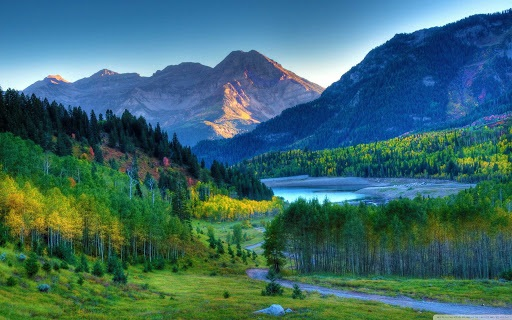
#> input picture CLASE6/random_scene.jpg, 512 x 320 px
$ python umbralizacion_simple.py
#> lines starting #> are read from the running program, lines starting #| are printed output that depends on the picture; after the words box and inside, x2 and y2 are one past the last pixel; in counts of white or black regions, pixels touching at a corner belong together
import numpy as np
import cv2

image_as_BGR = cv2.imread("random_scene.jpg")
#> image_as_BGR is the input picture: shape (320, 512, 3); mean B, G, R 107, 105.7, 60.1
image_as_GRAY = cv2.cvtColor(image_as_BGR, cv2.COLOR_BGR2GRAY)
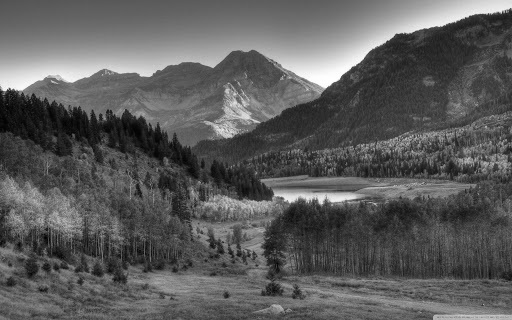
#> image_as_GRAY: shape (320, 512); min 1, max 255, mean 92.2

valor_umbral = 127
valor_maximo = 255

ret, image = cv2.threshold(image_as_GRAY, valor_umbral, valor_maximo, cv2.THRESH_BINARY)
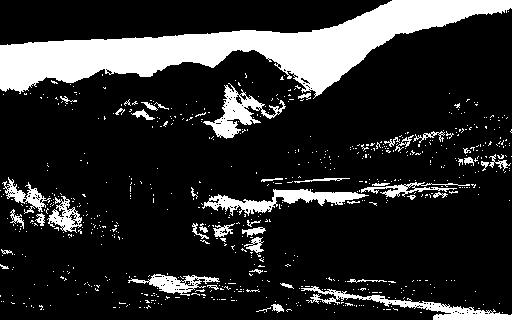
#> image: shape (320, 512); 17.3% white; 699 white regions (654 under 20 px), largest, box (x1, y1, x2, y2) and area: (0, 0, 512, 99) 17714, (202, 189, 369, 216) 1602, (301, 286, 512, 320) 1558
#> ret = 127

cv2.imshow("Ventana",image_as_GRAY)
cv2.imshow("Imagen con la umbralización",image)
cv2.waitKey()

#help(cv2.threshold)

#threshold(src, thresh, maxval, type[, dst]) -> retval, dst

$ run again, with CLASE6/sudoku.jpg copied over CLASE6/random_scene.jpg
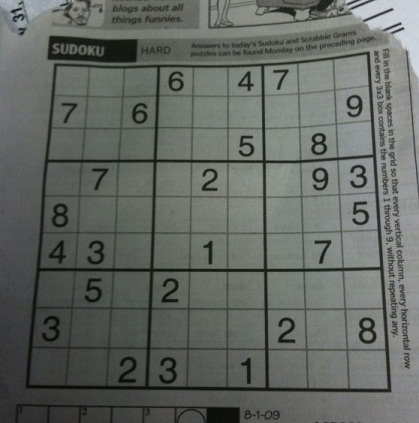
#> input picture CLASE6/sudoku.jpg, 419 x 423 px
#> image_as_BGR is the input picture: shape (423, 419, 3); mean B, G, R 98.9, 103.6, 99.4
#> `ret, image = cv2.threshold(image_as_GRAY, valor_umbral, valor_maximo, ..`:
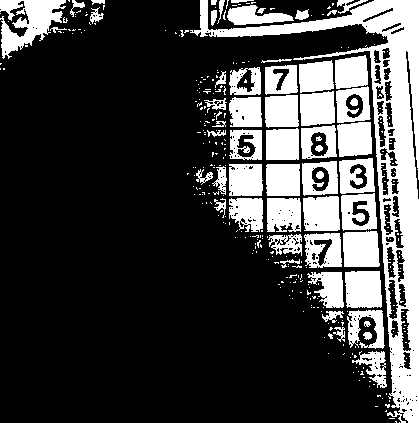
#> image: shape (423, 419); 25.6% white; 333 white regions (274 under 20 px), largest, box (x1, y1, x2, y2) and area: (190, 0, 419, 423) 14935, (0, 0, 66, 59) 2037, (345, 271, 382, 308) 1282
#> ret = 127
